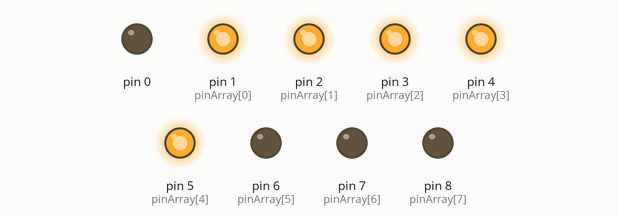
Recording of a sketch running on a simulated Arduino Uno, built with avr-gcc and run on an emulated ATmega328P. On the bench: output pins drawn as LEDs (lit = HIGH).

Above: at 0.15 s.
At 4.98 s:
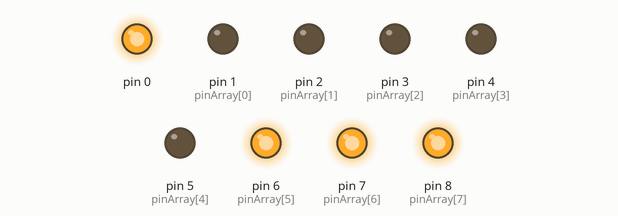
At 10.08 s:
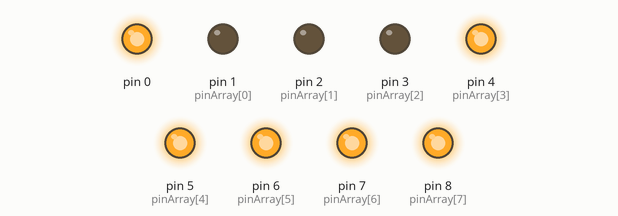
At 19.98 s:
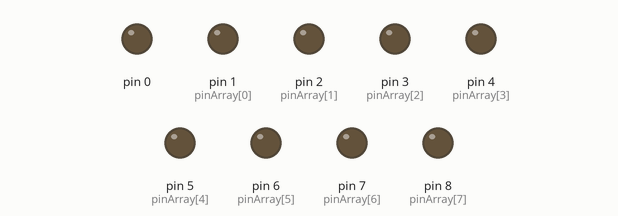
At 30.18 s:
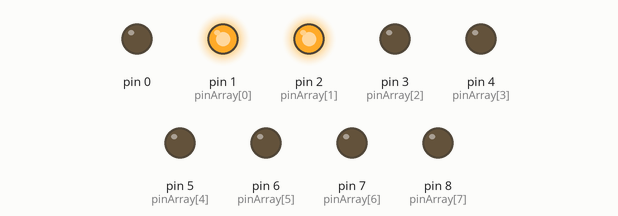
At 39.79 s:
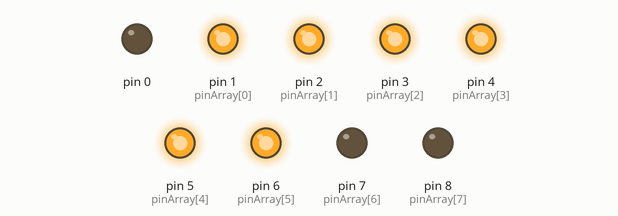
Timing chart, 0 to 40.1 s (numbered marks = the images above):
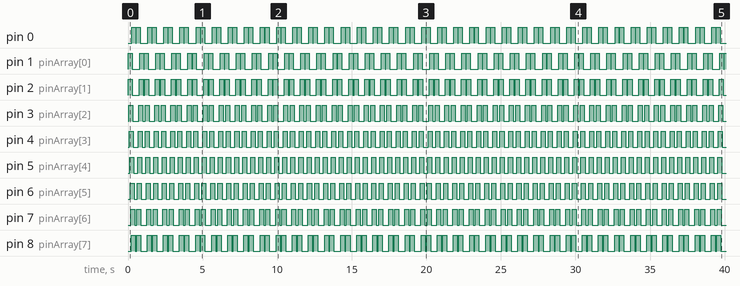

The sketch:

BarGraph_v1.ino
```cpp
const int ledCount = 8;

int pinArray[] = {
  1, 2, 3, 4, 5, 6, 7, 8
  };

void setup(){
  //loop the pin array and set all to output:
  for (int thisLed = 0; thisLed <= ledCount; thisLed++) {
    pinMode(pinArray[thisLed], OUTPUT);
  }
}

void loop() {
  //leds on
 for (int thisLed = 0; thisLed <= ledCount; thisLed++) {
  digitalWrite(pinArray[thisLed], HIGH);
  delay(30);
}
  //leds off
 for (int thisLed = 0; thisLed <= ledCount; thisLed++) {
  digitalWrite(pinArray[thisLed], LOW);
  delay(30);
 }
    //leds on
 for (int thisLed = ledCount; thisLed >= 0; thisLed--) {
  digitalWrite(pinArray[thisLed], HIGH);
  delay(30);
  }
  //leds off
 for (int thisLed = ledCount; thisLed >= 0; thisLed--) {
  digitalWrite(pinArray[thisLed], LOW);
  delay(30);
  }
}
```

Measured:
- by itself, pin 0: repeats every 1.1 s: LOW 0.03 s, HIGH 0.27 s, LOW 0.51 s, HIGH 0.27 s
- by itself, pin 1 (pinArray[0]): repeats every 1.1 s: LOW 0.51 s, HIGH 0.27 s, LOW 0.03 s, HIGH 0.27 s
- by itself, pin 2 (pinArray[1]): repeats every 1.1 s: LOW 0.45 s, HIGH 0.27 s, LOW 0.09 s, HIGH 0.27 s
- by itself, pin 3 (pinArray[2]): repeats every 1.1 s: LOW 0.39 s, HIGH 0.27 s, LOW 0.15 s, HIGH 0.27 s
- by itself, pin 4 (pinArray[3]): repeats every 1.1 s: LOW 0.33 s, HIGH 0.27 s, LOW 0.21 s, HIGH 0.27 s
- by itself, pin 5 (pinArray[4]): alternates HIGH for 0.27 s and LOW for 0.27 s
- by itself, pin 6 (pinArray[5]): repeats every 1.1 s: LOW 0.21 s, HIGH 0.27 s, LOW 0.33 s, HIGH 0.27 s
- by itself, pin 7 (pinArray[6]): repeats every 1.1 s: LOW 0.15 s, HIGH 0.27 s, LOW 0.39 s, HIGH 0.27 s
